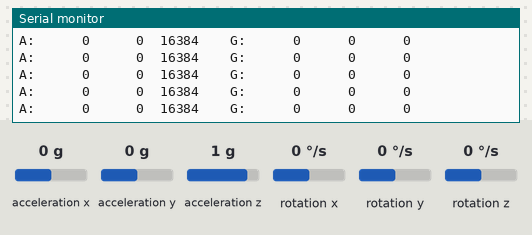
A sketch run on a simulated Arduino Uno, built with avr-gcc and run on an emulated ATmega328P. On the bench: the last lines printed to the serial monitor. Inputs (shaded band) come from the test bench; at power-on: acceleration x 0 g, acceleration y 0 g, acceleration z 1 g, rotation x 0 °/s, rotation y 0 °/s, rotation z 0 °/s.

Above: at 1.2 s.
1.3 s: acceleration x set to -1.4 g
At 1.5 s:
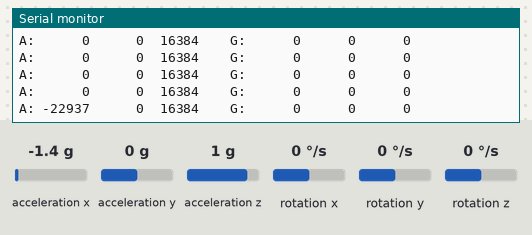
3.3 s: acceleration y set to -1.4 g
At 3.48 s:
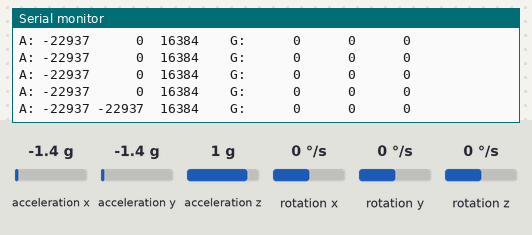
5.3 s: acceleration z set to -1.4 g
At 5.46 s:
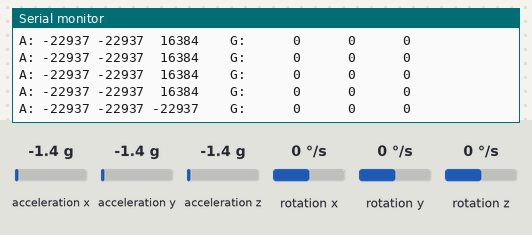
7.2 s: rotation x set to -192 °/s
At 7.44 s:
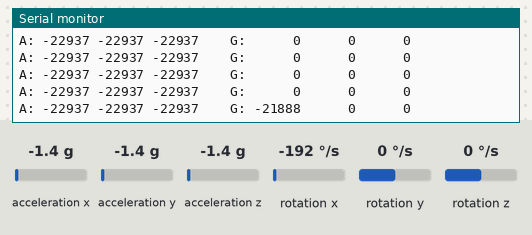
9.2 s: rotation y set to -192 °/s
At 9.42 s:
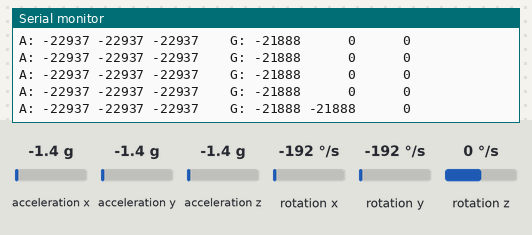
11.2 s: rotation z set to -192 °/s
At 11.4 s:
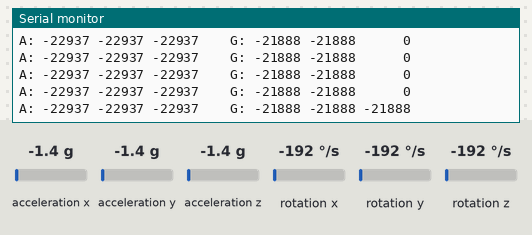

Measured:
- after the input at 1.3 s, the serial monitor: prints a new line after 0.07 s (image 1)
- after the input at 3.3 s, the serial monitor: prints a new line after 0.05 s (image 2)
- after the input at 5.3 s, the serial monitor: prints a new line at once (image 3)
- after the input at 7.2 s, the serial monitor: prints a new line after 0.11 s (image 4)
- after the input at 9.2 s, the serial monitor: prints a new line after 0.09 s (image 5)
- after the input at 11.2 s, the serial monitor: prints a new line after 0.07 s (image 6)

The sketch:

22.10.11_C.ino
```cpp
#include <Wire.h>
#include <LSM6.h>
#define ledPin 11

LSM6 imu;

char report[80];

void setup()
{
  Serial.begin(9600);
  Wire.begin();

  if (!imu.init())
  {
    Serial.println("Failed to detect and initialize IMU!") ;
    while (1);
  }
  imu.enableDefault();
}

void loop()
{
  imu.read();

  snprintf(report, sizeof(report), "A: %6d %6d %6d    G: %6d %6d %6d",
    imu.a.x, imu.a.y, imu.a.z,
    imu.g.x, imu.g.y, imu.g.z);
  Serial.println(report);

  delay(100);

  if(imu.g.y >= 1000){
    digitalWrite(ledPin, HIGH);
  } else {
    digitalWrite(ledPin, LOW);
  }
  delay(50);
}
```
